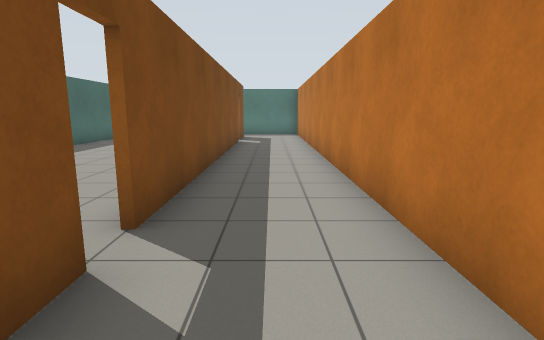
View 1 (above)

24 first-person views from a walk through a Gazebo world. The camera is 1.2 m above the floor, tilts 10° down and sees 80° across. The floor is counted in squares, 1 m on a side. Each view is taken from the middle of a square. On the plan, view 1 faces up. The plan holds only what a view shows up to about 13 squares ahead; the rest is blank.

View 2
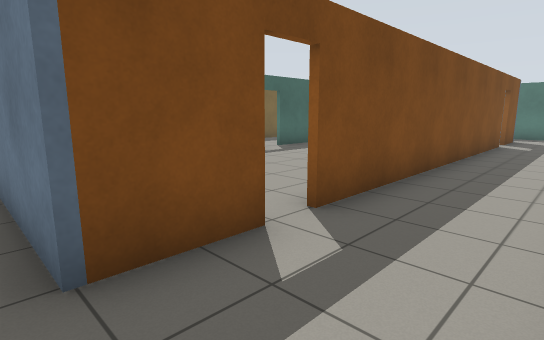

View 3
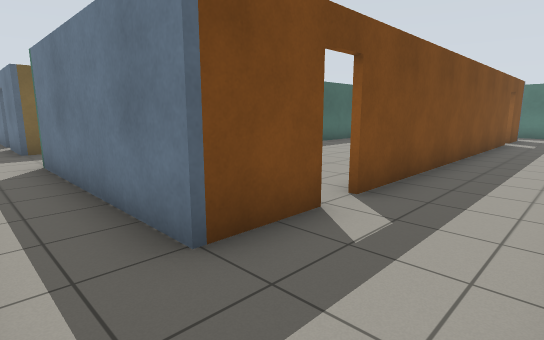

View 4
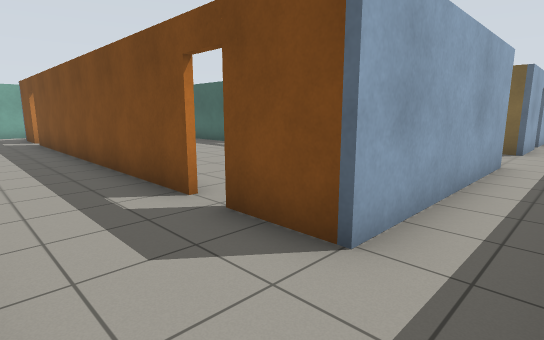

View 5
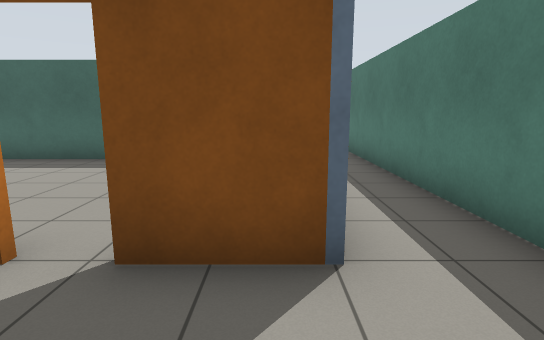

View 6
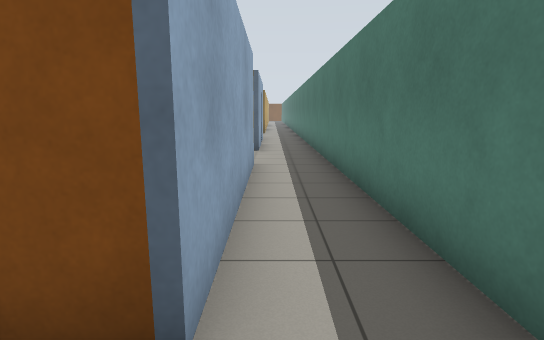

View 7
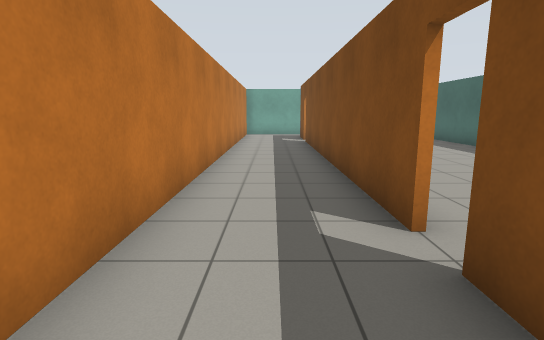

View 8
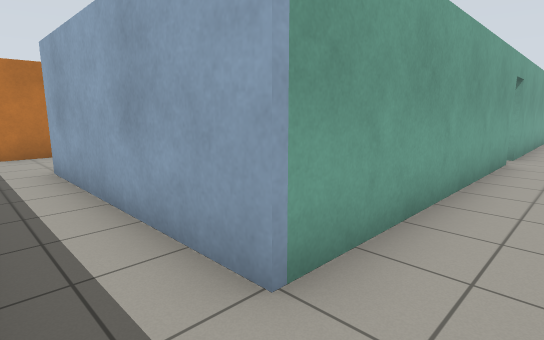

View 9
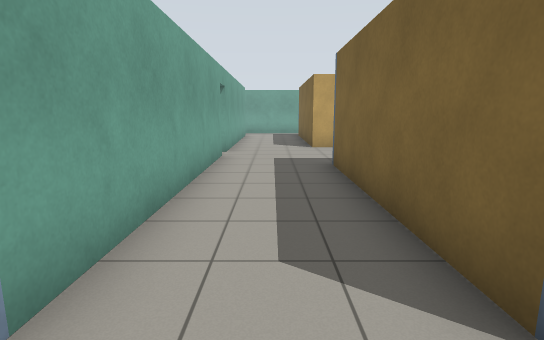

View 10
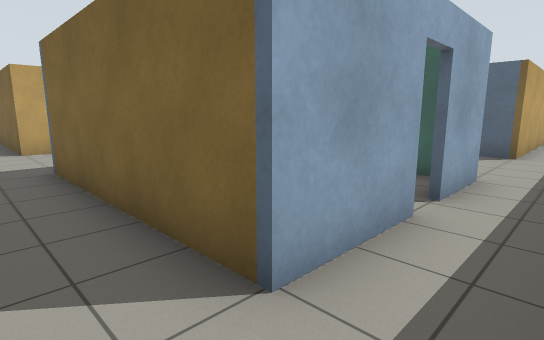

View 11
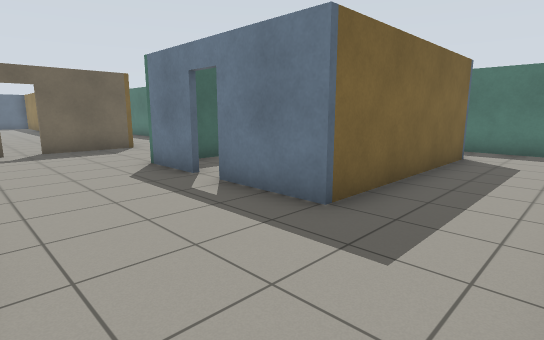

View 12
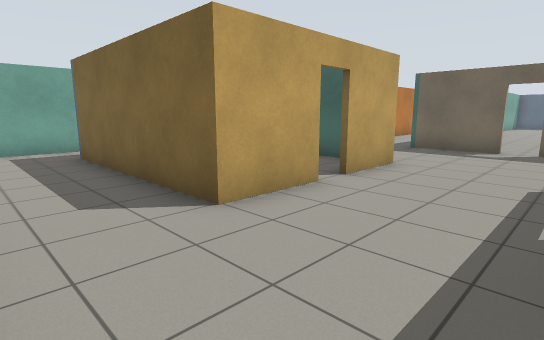

View 13
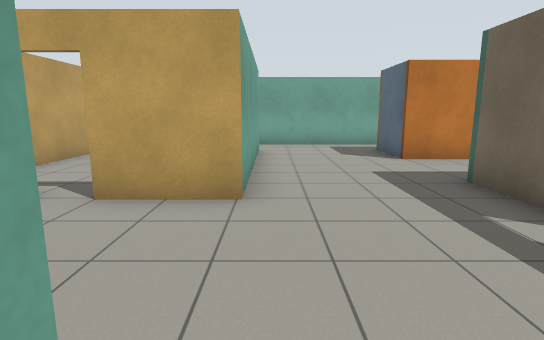

View 14
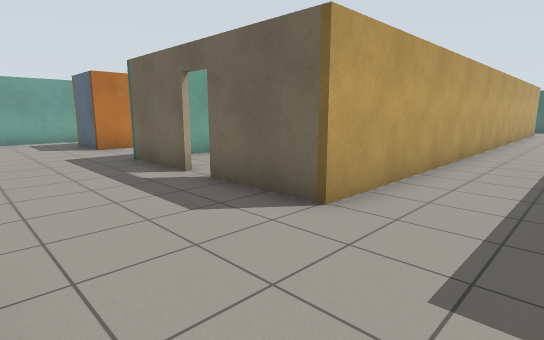

View 15
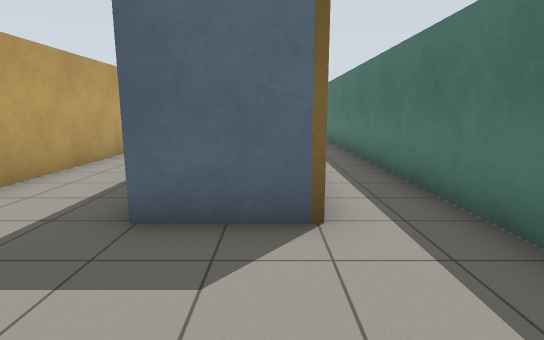

View 16
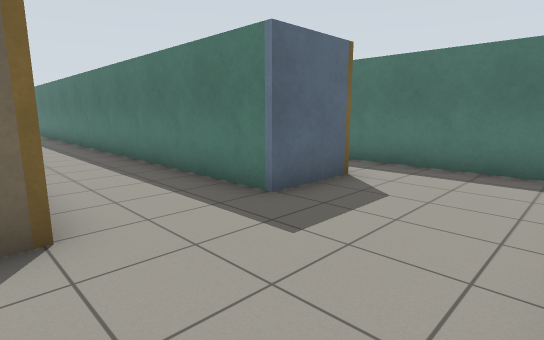

View 17
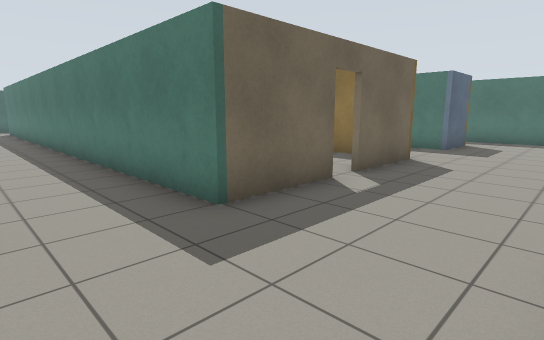

View 18
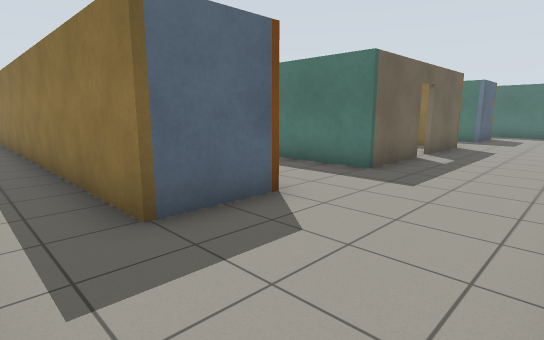

View 19
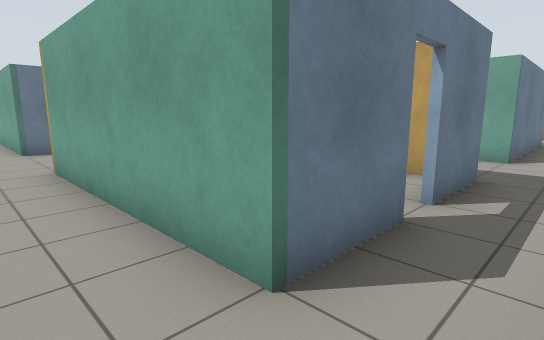

View 20
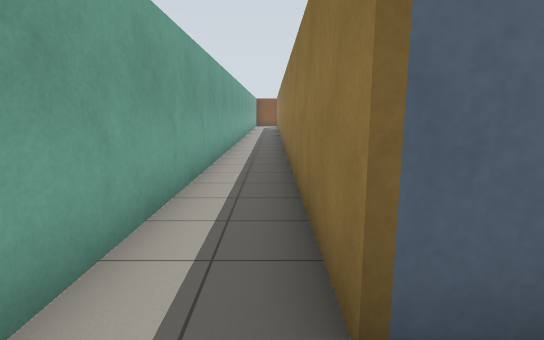

View 21
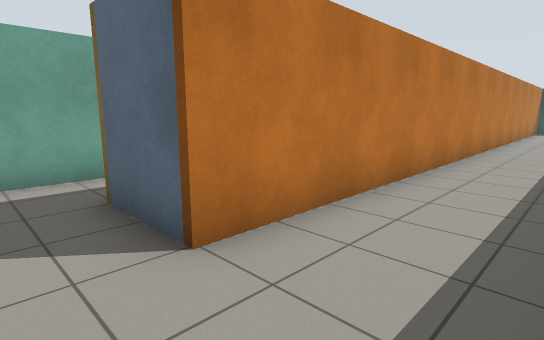

View 22
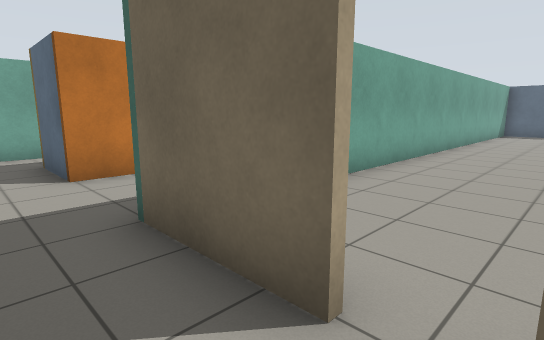

View 23
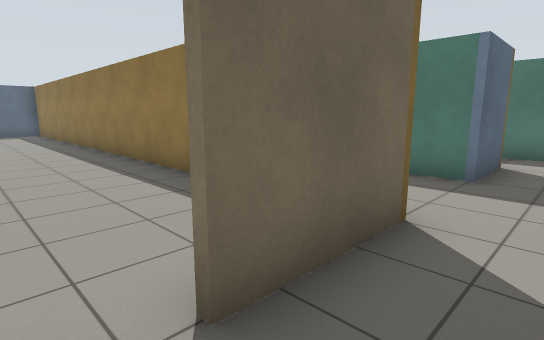

View 24
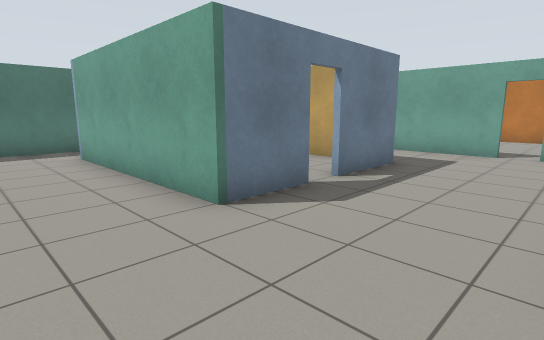

### Floor plan
Points are (right, up) in squares from view 1. A wall is a line through its corners. A room is listed if a view was taken in it or the views show most of it. See-through windows are left out.
Room 1 (views 1, 2, 3, 4, 5, 6, 7, 8, 9, 10, 12)
walls: (-1.4, 13.9) (-1.4, 3.1); (-1.5, 18.4) (-13.1, 18.4); (-7.6, 8.8) (-7.6, 16.6) (-1.4, 16.6) (-1.4, 14.6); (-1.4, 2.4) (-1.4, 0.4) (-7.6, 0.4); (1.4, 1.5) (1.4, 17.1); (-12.9, 16.6) (-10.4, 16.6) (-10.4, 10.4)
ways out: opening at (-14, 18) to room 2; opening at (-9, 9) to room 2; open door at (-1.5, 3); open door at (-1.5, 14)
Room 2 (views 11, 13, 14, 15, 16, 17, 18, 19, 20, 21, 22, 23, 24)
walls: (-24.9, 16.6) (-19.4, 16.6) (-19.4, 14.4) (-31.4, 14.4); (-19.4, 8.1) (-19.4, 5.4) (-32.4, 5.4); (-32.4, 11.6) (-19.4, 11.6) (-19.4, 8.9); (-13.6, 10.4) (-15.6, 10.4) (-15.6, 16.6) (-13.6, 16.6); (-15, 18.4) (-29.2, 18.4); (-34.4, 2.6) (-19.4, 2.6) (-19.4, 0.4) (-31.9, 0.4); (-12.6, 6.6) (-10.4, 6.6) (-10.4, 0.4) (-12.6, 0.4); (-10.4, 10.4) (-12.9, 10.4); (-31.2, -1.4) (-15.5, -1.4); (-13.4, 0.4) (-15.6, 0.4) (-15.6, 6.6) (-13.4, 6.6); (-11, -1.4) (-8.9, -1.4); (-7.6, 0.4) (-7.6, 8)
ways out: opening at (-14, 18) to room 1; opening at (-9, 9) to room 1; open door at (-19.5, 8.5); open door at (-13.3, 16.3); open door at (-13, 0.5); open door at (-13, 6.5); open door at (-13, 10.5); open door at (-7.5, 8.5)

Positions as (right, up) in squares from view 1, and headings:
1: (0, 0), facing up
2: (1, 0), facing up-left
3: (1, -1), facing up-left
4: (1, 18), facing down-left
5: (1, 16), facing left
6: (0, 17), facing left
7: (0, 17), facing down
8: (-9, 18), facing down-right
9: (-9, 18), facing down
10: (-9, 18), facing down-left
11: (-8, 7), facing up-left
12: (-8, 10), facing down-left
13: (-16, 11), facing down
14: (-16, 14), facing down-left
15: (-16, 16), facing left
16: (-16, 11), facing up-left
17: (-16, 3), facing up-left
18: (-16, -1), facing up-left
19: (-17, -1), facing up-right
20: (-18, 0), facing left
21: (-18, 5), facing down-left
22: (-18, 9), facing down-left
23: (-18, 8), facing up-left
24: (-18, 7), facing up-right
